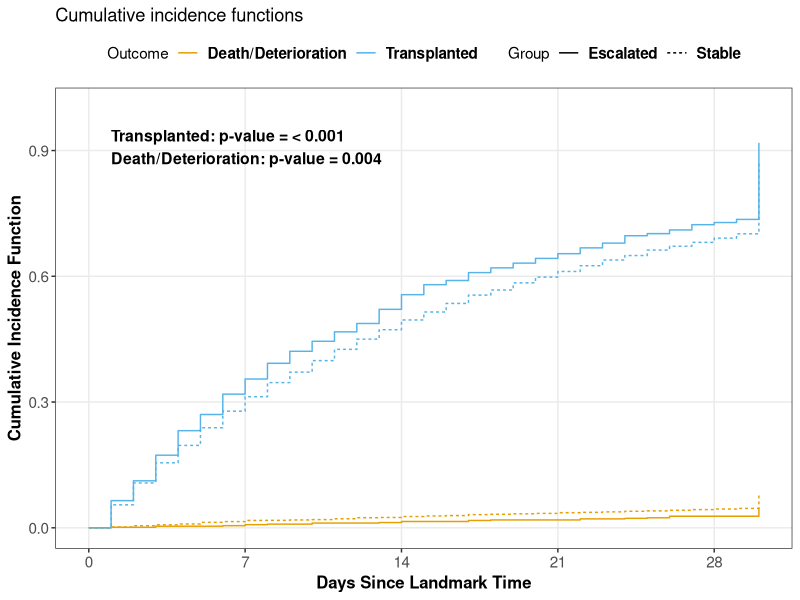
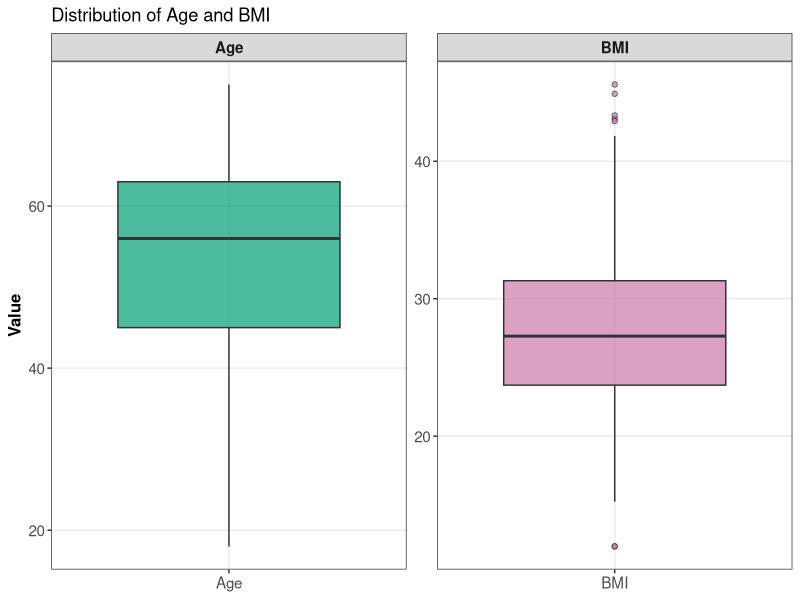
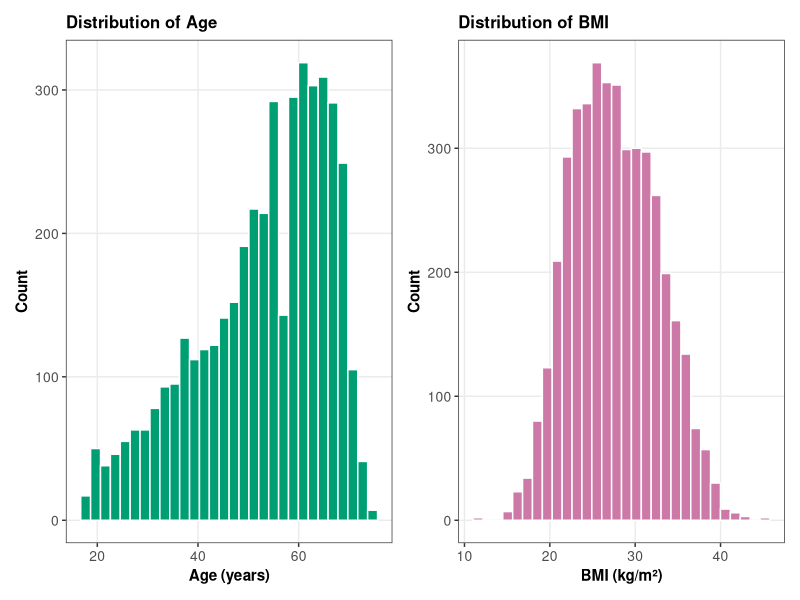
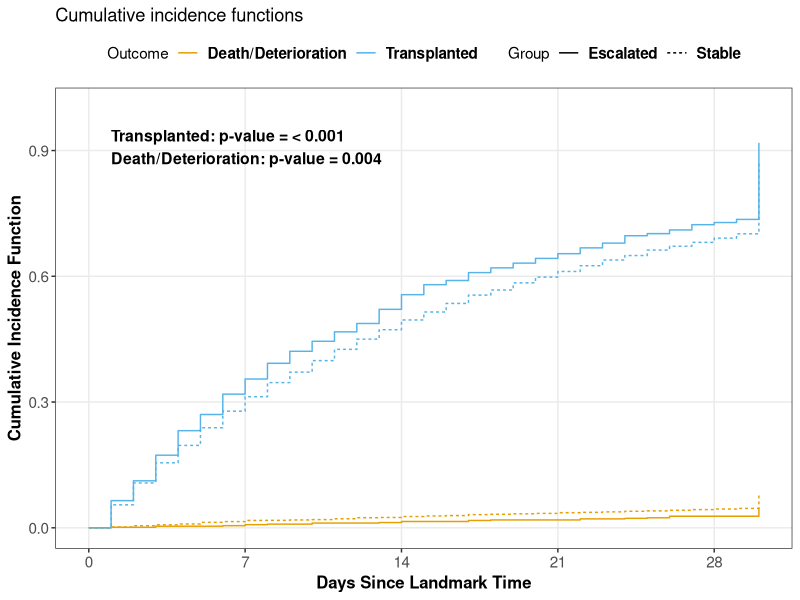

Source code (R) for these figures, in order:
## ---- chunk 1

heart2<-read.csv("data/heart2.csv")

# install.packages("survminer") 

library(cmprsk)
library(survminer)
library(dplyr)
library(lubridate)
str(heart2)
## ---- chunk 2
heart2 <- heart2 %>% 
  mutate(
    DIAB = factor(
      if_else(
        DIAB == 1, 
        "No", 
        if_else(
          DIAB %in% c(2, 3, 4, 5), 
          "Yes", 
          NA_character_)
        ),
      levels = c("No", "Yes")
    ),
    ETHCAT = factor(
      case_when(
        ETHCAT == 1 ~ "White",
        ETHCAT == 2 ~ "Black",
        ETHCAT == 4 ~ "Hispanic",
        ETHCAT == 5 ~ "Asian",
        ETHCAT %in% c(6, 7, 9, 998) ~ "Other"
      ),
      levels = c("White", "Black", "Hispanic", "Asian", "Other")
    ),
    across(
      c(WL_ID_CODE, 
        INITIAL_STATUS, 
        STATUS_DAY7, 
        EXCEPTION, 
        REM_CD_NEW,
        FSTATUS, 
        GENDER, 
        BTYPE_REC, 
        ESCALATED), 
      as.factor
      ),
    across(
      c(FTIME, 
        INIT_BMI_NEW, 
        INIT_AGE), 
      as.numeric
      ),
    across(
      c(INIT_DATE, 
        DAY7_DATE, 
        LANDMARK_START, 
        HORIZON_DATE), 
      as_date)
  )
## ---- chunk 3

# Compare Cumulative Incidence of Death/Deterioration and Cumulative Incidence of Heart Transplantation

heart2 <- heart2 %>%
  mutate(
    EVENT_TYPE = case_when(
      # Death / deterioration
      REM_CD_NEW %in% c(5,8,13) ~ 1,
      
      # Transplanted (deceased or living donor)
      REM_CD_NEW %in% c(2,3,4,14,21,22) ~ 2, 
      
      # Censor everyone else
      TRUE ~ 0
    ),
    
# Creating TIME_FROM_LANDMARK, TIME_30, and EVENT_30 Variables

TIME_FROM_LANDMARK = as.numeric(FTIME) - 7,
    
TIME_30 = pmin(TIME_FROM_LANDMARK, 30),

 EVENT_30 = case_when(
      TIME_FROM_LANDMARK <= 30 & EVENT_TYPE != 0 ~ EVENT_TYPE,
      TRUE ~ 0
    )
)

table(heart2$EVENT_30)
table(heart2$ESCALATED)
  
## ---- chunk 4

# Create Labels for Status #

heart_clean <- heart2 %>%
  filter(!is.na(TIME_30), !is.na(EVENT_30), !is.na(ESCALATED)) %>%
  mutate(ESCALATED = factor(ESCALATED, levels = c(0, 1),
                            labels = c("Stable", "Escalated")))
## ---- chunk 5

# Creating CIF Fit
cif_fit <- cuminc(
  ftime   = heart_clean$TIME_30,
  fstatus = heart_clean$EVENT_TYPE,
  group   = heart_clean$ESCALATED
)

cif_fit
cif_fit$Tests
table(heart_clean$ESCALATED, heart2$EVENT_30)
unique(heart_clean[,"ESCALATED"])


## ---- chunk 6

# P-Values for the Plot

pval_transplant    <- round(cif_fit$Tests["2", "pv"], 3)
pval_death         <- round(cif_fit$Tests["1", "pv"], 3)

# Nicely formats small p-values as e.g. "< 0.001"
format_pval <- function(p) {
  ifelse(p < 0.001, "< 0.001", as.character(round(p, 3)))
}

pval_label <- paste0(
  "Transplanted: p-value = ", format_pval(pval_transplant), "\n",
  "Death/Deterioration: p-value = ", format_pval(pval_death)
)
## ---- chunk 7

# Plot the CIF

ggcompetingrisks(
  fit             = cif_fit,
  multiple_panels = FALSE,
  conf.int        = FALSE,
  palette         = c("#E69F00", "#56B4E9", "#E69F00", "#56B4E9"),
  linetype        = c("dotted", "solid", "dotted", "solid"),
  size            = 1.5
) +
  annotate(
    "text",
    x        = 1,
    y        = 0.95,
    label    = pval_label,
    hjust    = 0,
    vjust    = 1,
    fontface = "bold",
    size     = 4
  ) +
  scale_x_continuous(breaks = c(0, 7, 14, 21, 28), limits = c(0, 30)) +
  scale_y_continuous(breaks = seq(0, 0.9, by = 0.3), limits = c(0, 1)) +
  scale_color_manual(
    values = c("#E69F00", "#56B4E9"),
    labels = c("Death/Deterioration", "Transplanted")
  ) +
  # scale_linetype_manual(
  #   values = c("dotted", "solid", "dotted", "solid"),
  #   labels = c("Stable", "Escalated", "Stable", "Escalated")
  # ) +
  labs(
    x        = "Days Since Landmark Time",
    y        = "Cumulative Incidence Function",
    color    = "Outcome",
    linetype = "Group"
  ) +
  theme_bw() +
  theme(
    legend.position  = "top",
    legend.text      = element_text(face = "bold", size = 11),
    axis.title       = element_text(face = "bold", size = 12),
    axis.text        = element_text(size = 11),
    panel.grid.minor = element_blank()
  )

ggsave("cifplot.png",  width = 8, height = 6, dpi = 300)
# ggsave("C:/Users/12063/Documents/Programming in R/LAsBEST/cifplot.png", width = 8, height = 6, dpi = 300)
## ---- chunk 8
# BOXPLOTS FOR CONT VARS

library(ggplot2)
library(tidyr)
library(dplyr)

heart2 %>%
  select(INIT_AGE, INIT_BMI_NEW) %>%
  drop_na() %>%
  pivot_longer(everything(), names_to = "variable", values_to = "value") %>%
  mutate(variable = recode(variable,
                           "INIT_AGE"     = "Age",
                           "INIT_BMI_NEW" = "BMI")) %>%
  ggplot(aes(x = variable, y = value, fill = variable)) +
  geom_boxplot(outlier.shape = 21, outlier.size = 1.5, alpha = 0.7) +
  facet_wrap(~variable, scales = "free") +
  scale_fill_manual(values = c("Age" = "#009E73", "BMI" = "#CC79A7")) +
  labs(
    x     = NULL,
    y     = "Value",
    title = "Distribution of Age and BMI"
  ) +
  theme_bw() +
  theme(
    legend.position  = "none",
    strip.text       = element_text(face = "bold", size = 11),
    axis.title       = element_text(face = "bold", size = 12),
    axis.text        = element_text(size = 11),
    panel.grid.minor = element_blank()
  )

# ggsave("C:/Users/12063/Documents/Programming in R/LAsBEST/boxplot.png", width=8, height=6, dpi=300)
## ---- chunk 9
mean(heart2$INIT_BMI_NEW,na.rm=TRUE)
mean(heart2$INIT_AGE,na.rm=TRUE)
## ---- chunk 10
library(ggplot2)
library(patchwork)  # for combining plots side by side

p_age <- heart2 %>%
  select(INIT_AGE) %>%
  drop_na() %>%
  ggplot(aes(x = INIT_AGE)) +
  geom_histogram(fill = "#009E73", color = "white", bins = 30) +
  labs(
    x     = "Age (years)",
    y     = "Count",
    title = "Distribution of Age"
  ) +
  theme_bw() +
  theme(
    plot.title       = element_text(face = "bold", size = 12),
    axis.title       = element_text(face = "bold", size = 11),
    axis.text        = element_text(size = 10),
    panel.grid.minor = element_blank()
  )

p_bmi <- heart2 %>%
  select(INIT_BMI_NEW) %>%
  drop_na() %>%
  ggplot(aes(x = INIT_BMI_NEW)) +
  geom_histogram(fill = "#CC79A7", color = "white", bins = 30) +
  labs(
    x     = "BMI (kg/m²)",
    y     = "Count",
    title = "Distribution of BMI"
  ) +
  theme_bw() +
  theme(
    plot.title       = element_text(face = "bold", size = 12),
    axis.title       = element_text(face = "bold", size = 11),
    axis.text        = element_text(size = 10),
    panel.grid.minor = element_blank()
  )

p_age + p_bmi

# ggsave("C:/Users/12063/Documents/Programming in R/LAsBEST/histograms.png", width=8, height=6, dpi=300)
